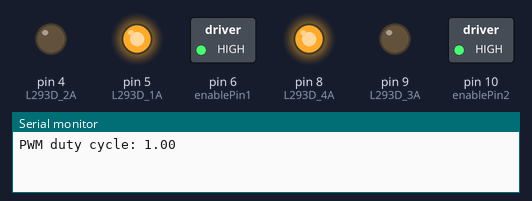
A sketch run on a simulated Arduino Uno, built with avr-gcc and run on an emulated ATmega328P. Parts: switched loads named in the sketch (green lamp = pin HIGH), output pins drawn as LEDs (lit = HIGH), the last lines printed to the serial monitor.

Above: at 0.1 s.
At 12.1 s:
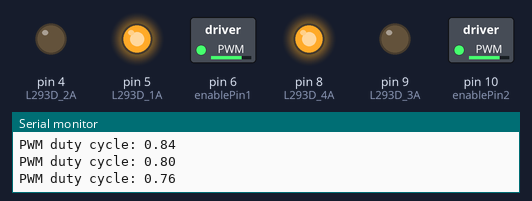
At 38.1 s:
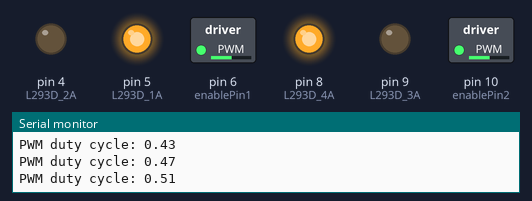
Timing chart, 0 to 39.6 s (numbered marks = the images above):
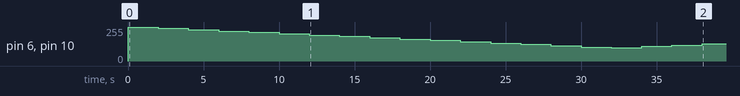

Measured:
- by itself, pin 6 (enablePin1), pin 10 (enablePin2): 0/255 → 255/255 at 0.00 s, → 245/255 2.0 s later, → 235/255 2.0 s later, → 225/255 2.0 s later, … (20 changes in this stretch)

The sketch:

two_motors_control_speed.ino
```cpp
int enablePin1 = 6;
int L293D_1A = 5;
int L293D_2A = 4;

int enablePin2 = 10;
int L293D_3A = 9;
int L293D_4A = 8;

void setup()
{
  Serial.begin(9600);

  pinMode(enablePin1, OUTPUT);
  pinMode(L293D_1A, OUTPUT);
  pinMode(L293D_2A, OUTPUT);

  pinMode(enablePin2, OUTPUT);
  pinMode(L293D_3A, OUTPUT);
  pinMode(L293D_4A, OUTPUT);

  // Counter Clockwise left motor
  digitalWrite(L293D_1A, HIGH);
  digitalWrite(L293D_2A, LOW);

  // Clockwise right motor
  digitalWrite(L293D_3A, LOW);
  digitalWrite(L293D_4A, HIGH);
}

void loop()
{
  for (int i = 255; i > 100; i -= 10)
  {
    Serial.print("PWM duty cycle: ");
    Serial.println(i/255.0f);
    analogWrite(enablePin1, i);
    analogWrite(enablePin2, i);
    delay(2000);
  }

  for (int i = 100; i < 256; i += 10)
  {
    Serial.print("PWM duty cycle: ");
    Serial.println(i/255.0f);
    analogWrite(enablePin1, i);
    analogWrite(enablePin2, i);
    delay(2000);
  }
}
```
